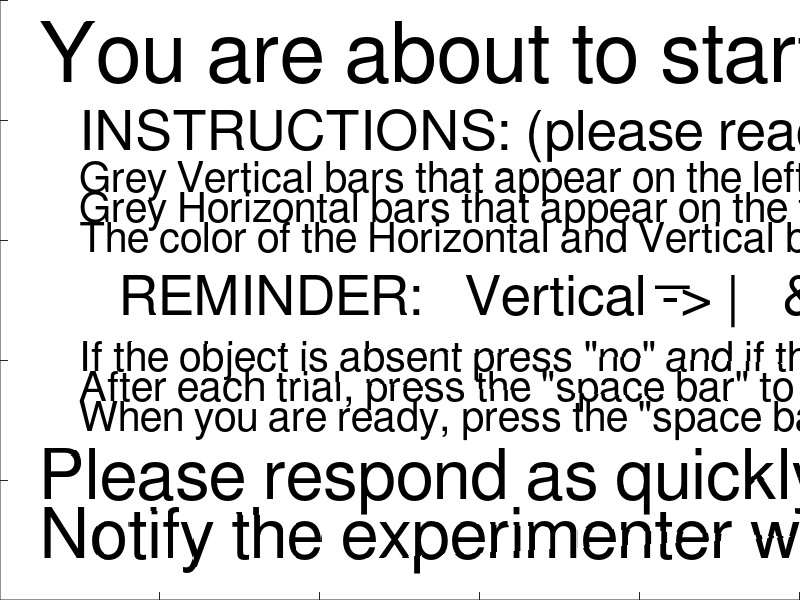

This figure's MATLAB source:
% Code for conducting Linguistic Visual Search experiments

% A table of stimuli is prepared, and for each execution of the function
% vs_KeyPressFcn a response table is prepared and by the end of the
% experiment this table is written to a file with the prefix "subject"

% Use any key to get the next stimuli and 0 and 1 to indicate absence and
% presence

% Display related information
global width height
global vs_figure
% Object display properties 
global  margin mindist long short 

% Globals for the sound
global samplingrate file delays

% Data recording & program flow
global parameters all_responses trial_nr
global breathe semaphore

% Globals for parameter information
global kinds_of_objects
global speak_orientation_first 
% Globals to access the parameters at their appropriate index
global sti_con_index sti_type_index set_size_index block_index field_index delay_index draw_index

% CONDITIONS SETUP
%**************************
% FIXED CONDITIONS
speak_orientation_first = false;
samplingrate = 22050;
% delay = 0           ; % additional delay in seconds between sound and object display

% Variable CONDITIONS (AKA parameters)
% Stimulus object can be present or absent
stimulus_conditions = 2; % present or absent

% Object can one of four kinds
kinds_of_objects = 4; % kind 1,2,3 and 4;

% Once the stimulus is one kinds, the noise is one out of the OTHER kinds
% Total number of objects can be one of 2,3 or 4 sizes
setsizes = [5 10 15 20]; % Set sizes

% CONDITIONS COMPUTED AUTOMATICALLY
number_of_set_sizes = size(setsizes,2);

% How many blocks should the experiment run for?
% Each block contains every conditions exactly once, in random order
% // to get different conditions across blocks add it later
% and increase number_of_blocks here
number_of_blocks = 2;                         

number_of_fields = 1;

number_of_delays = 1;
delays = [0];

% number_of_draw_all_stimuli = 1;
% draw_all_stimuli = [0];

% One parameter for stimulus condition, one for kind of stimulus, one for
% kind of noise, one for setsize; in the order as defined above
% fifth parameter is the block number + increase this if you add parameters
num_parameters = 7;

% These variables determine the index a parameter gets inside 'parameters'
sti_con_index = 1;
sti_type_index = 2;
set_size_index = 3;
block_index = 4;
field_index = 5;
delay_index = 6;
draw_index = 7;

%**************************

% number of conditions determines the number of rows in 'parameters'.
number_of_conditions = ...
    stimulus_conditions * ...
    kinds_of_objects * ...
    number_of_set_sizes * ...
    number_of_blocks * ...
    number_of_fields * number_of_delays; % 2 conditions for left/right field 2 conditions for two delays;

parameters = zeros(number_of_conditions, num_parameters);
for i = 1:number_of_conditions
   parameters(i, sti_con_index )    = mod(i, stimulus_conditions );
   parameters(i, sti_type_index )   = 1 + mod( floor( (i-1) / stimulus_conditions ) ,kinds_of_objects);
   parameters(i, set_size_index )   = 1 + mod( floor( (i-1) / (stimulus_conditions*kinds_of_objects)), number_of_set_sizes);
   parameters(i, block_index )      = 1 + mod( floor( (i-1) / (stimulus_conditions*kinds_of_objects*number_of_set_sizes)), number_of_blocks);
   parameters(i, field_index )      = 1 + mod( floor( (i-1) / (stimulus_conditions*kinds_of_objects*number_of_set_sizes*number_of_blocks)), number_of_fields);
   parameters(i, delay_index )      = 1 + mod( floor( (i-1) / (stimulus_conditions*kinds_of_objects*number_of_set_sizes*number_of_blocks*number_of_fields)), number_of_delays);
   % parameters(i, draw_index )       = 1 + mod( floor( (i-1) / (stimulus_conditions*kinds_of_objects*number_of_set_sizes*number_of_blocks*number_of_fields*delay_index)), number_of_draw_all_stimuli);
   % translate the integer 0-1-2-3 ... to actual sizes!
   parameters(i, set_size_index) = setsizes( parameters( i, set_size_index ));
   parameters(i, delay_index)    = delays( parameters( i, delay_index ));
   % parameters(i, draw_index ) = draw_all_stimuli( parameters( i, draw_index ));
end

% RANDOMIZATION OF CONDITIONS
% this randomly permutes the conditions within each block
% NOT across blocks
block_size = number_of_conditions / number_of_blocks;
for i = 0:(number_of_blocks-1)
    from = 1 + i * block_size;
    to = (i+1) * block_size;
    parameters( from - 1 + randperm(block_size),: ) = parameters(from:to,:);
end
% RANDOMIZATION END

% FROM_AK: ADD ACROSS BLOCK CONDITIONS HERE!
% FROM_AK: REPLICATE BLOCKS AND ADD ONE COLUMN WITH THE PROPER CONDITION,
% e.g. the following replicates the same conditions 
% and sets the last column to 1 for the first replicated part and 0 for the
% second

%param_length = size(parameters,1);
%parameters ...
% = [parameters ones(param_length,1);... 
%    parameters zeros(param_length,1)];


% Gather display information
screensize  = get(0,'ScreenSize');          % Get the screen size
width       = screensize(3);                % Width of display
height      = screensize(4)-20;             % Height of display minus something for the handle

margin      =  100;                         % Minimal distance of elemenent from sides
mindist     =  10;                          % Minimal distance between elements
long        =  80;                          % Long side of element
short       =  20;                          % Short side of element

%Loading sound files
files = dir('sound/*.wav');                 % Read the sound files
for i=1:length(files)
    file{i} = wavread(['sound/' files(i).name]);
end

% Initialize variables
disp('Initialize variables');
semaphore       = false;                        % Only process one keypress at a time
breathe         = false;                        % Subject is either active or breathing
all_responses   = [];                           % Table to record all responses in
trial_nr        = 1;                            % index to count trials

% Creates a figure (i.e. a display) associates the vs_KeyPressFcn
% this function is executed every time the user hits a key
disp('Calling figure');
vs_figure = figure(...
    'Position',[0 0 width height],...
    'outerposition',[0 0 width height],...
    'KeyPressFcn',@vs_KeyPressFcn,...
    'NumberTitle','off', ...
    'MenuBar','none',...
    'ToolBar','none');  

axis off
axes('position',[0  0  1  1])
text(0.05,.9,'You are about to start an experiment block.','Fontsize', 60)
text(0.1,.775,'INSTRUCTIONS: (please read carefully)','Fontsize',40)
text(0.1,.6,'The color of the Horizontal and Vertical bars identify the color of the target.','Fontsize', 30)
text(0.1,.65,'Grey Horizontal bars that appear on the top and bottom of the screen identify a horizontal target.','Fontsize', 30)
text(0.1,.7,'Grey Vertical bars that appear on the left and right of the screen identify a vertical target.','Fontsize', 30)
text(0.15,.5,'REMINDER:   Vertical -> |   &   Horizontal ->','Fontsize', 40)
text(.82,.53,'_','Fontsize', 50)
text(0.1,.4,'If the object is absent press "no" and if the object is present press "yes."','Fontsize', 30)
text(0.1,.35,'After each trial, press the "space bar" to continue.','Fontsize', 30)
text(0.1,.3,'When you are ready, press the "space bar" to begin.','Fontsize', 30)
text(0.05,.2,'Please respond as quickly and accurately as possible.','Fontsize', 50)
text(0.05,.1,'Notify the experimenter when this experiment block ends.','Fontsize', 50)
tic
